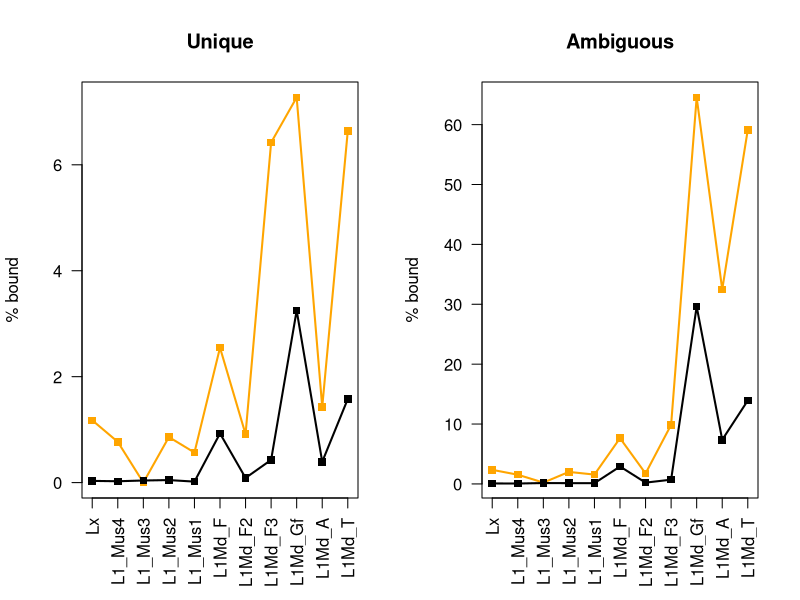

This figure's R source:
##Supplementary Figure 3B


l1 = c('Lx','L1_Mus4','L1_Mus3','L1_Mus2','L1_Mus1','L1Md_F','L1Md_F2','L1Md_F3','L1Md_Gf','L1Md_A','L1Md_T')

all = c(24769,11854,48280,21044,27127,3988,64716,16093,1077,16802,23639)
all.inc = c(20,8,71,27,34,116,142,114,319,1239,3292)/all*100
all.uni = c(8,3,19,10,5,37,57,69,35,66,373)/all*100

fl = c(170,130,449,349,705,157,3941,841,110,3295,5046)
fl.inc = c(4,2,1,7,11,12,69,83,71,1070,2984)/fl*100
fl.uni = c(2,1,0,3,4,4,36,54,8,47,335)/fl*100

par(mfrow=c(1,2))
plot(1:length(fl),fl.uni,pch=15,col='orange',xaxt='n',ylab='% bound',main='Unique',xlab='',las=1)
lines(1:length(fl),fl.uni,lwd=2,col='orange')
points(1:length(all),all.uni,pch=15,col='black')
lines(1:length(all),all.uni,lwd=2,col='black')
axis(1,1:length(all),labels=l1,las=2)

plot(1:length(fl),fl.inc,pch=15,col='orange',xaxt='n',ylab='% bound',main='Ambiguous',xlab='',las=1)
lines(1:length(fl),fl.inc,lwd=2,col='orange')
points(1:length(all),all.inc,pch=15,col='black')
lines(1:length(all),all.inc,lwd=2,col='black')
axis(1,1:length(all),labels=l1,las=2)

